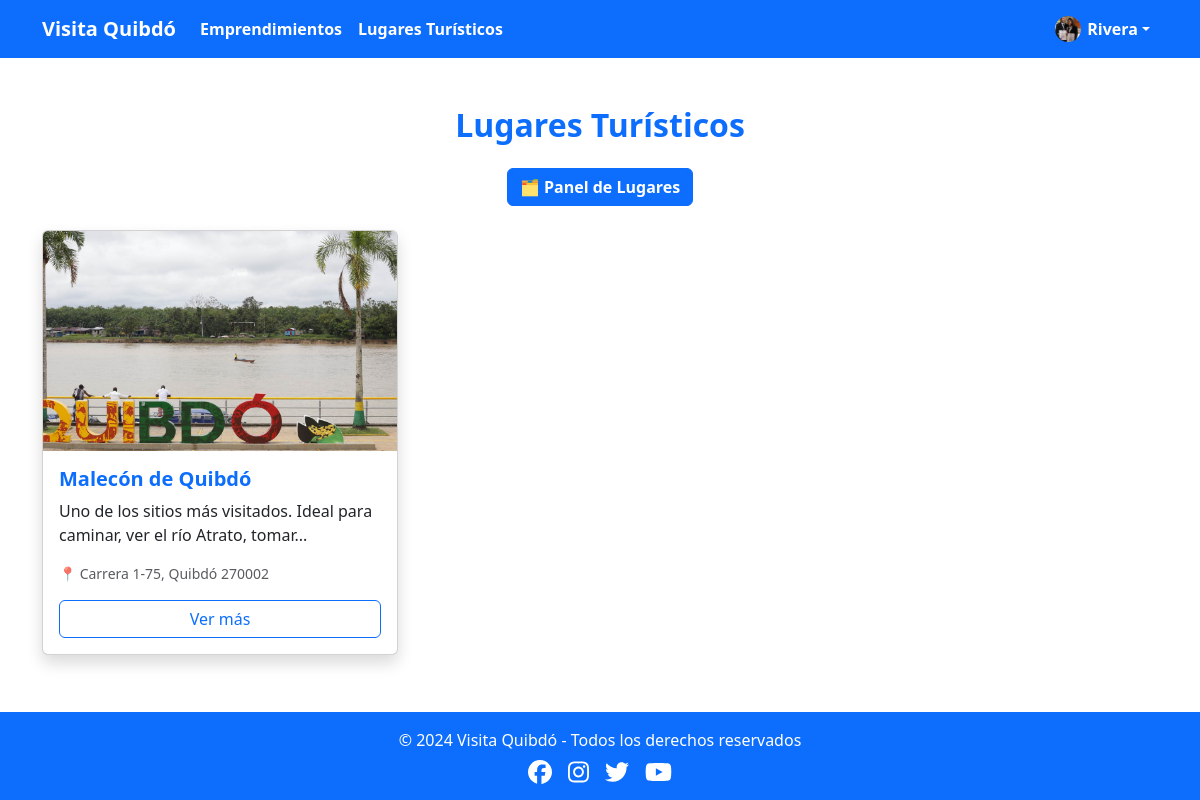
Screenshot of /lugares.php (signed in) with the database file from the repository.
### tables this page shows
CREATE TABLE `lugares_turisticos` (
  `id` int(11) NOT NULL,
  `nombre` varchar(200) NOT NULL,
  `descripcion` text NOT NULL,
  `direccion` varchar(255) DEFAULT NULL,
  `latitud` decimal(10,8) NOT NULL,
  `longitud` decimal(11,8) NOT NULL,
  `imagen` varchar(255) DEFAULT NULL
);

### lugares.php (the view, shortened to what this page needs)
<?php
$conexion = new mysqli("localhost", "root", "", "visita_quibdo");
$sql = "SELECT * FROM lugares_turisticos ORDER BY id DESC";
$resultado = $conexion->query($sql);
?>
<?php include("includes/navbar.php"); ?>
<!DOCTYPE html>
<html lang="es">
<head>
    <link href="https://cdn.jsdelivr.net/npm/bootstrap@5.3.3/dist/css/bootstrap.min.css" rel="stylesheet">
</head>
<body>
<div class="container mt-5">
    <h2 class="text-primary fw-bold mb-4 text-center">Lugares Turísticos</h2>
    <?php if (isset($_SESSION["rol"]) && $_SESSION["rol"] === "admin"): ?>
        <div class="d-flex justify-content-center gap-3 mb-4">
            <a href="panel_lugares.php" class="btn btn-primary fw-semibold">
                🗂️ Panel de Lugares
            </a>
        </div>
    <?php endif; ?>
    <div class="row">
        <?php if ($resultado->num_rows > 0): ?>
            <?php while ($lugar = $resultado->fetch_assoc()): ?>
                <div class="col-md-4 mb-4">
                    <div class="card shadow h-100">
                        <?php if (!empty($lugar["imagen"])): ?>
                            <img src="<?php echo $lugar["imagen"]; ?>"
                                 class="card-img-top" style="height: 220px; object-fit: cover;">
                        <?php else: ?>
                            <img src="https://via.placeholder.com/400x220?text=Sin+Imagen"
                                 class="card-img-top">
                        <?php endif; ?>
                        <div class="card-body">
                            <h5 class="card-title text-primary fw-bold">
                                <?php echo $lugar["nombre"]; ?>
                            </h5>
                            <p class="card-text">
                                <?php echo substr($lugar["descripcion"], 0, 80) . "..."; ?>
                            </p>
                            <p class="text-muted small">
                                📍 <?php echo $lugar["direccion"] ?: "Dirección no disponible"; ?>
                            </p>
                            <a href="ver_lugar.php?id=<?php echo $lugar['id']; ?>" class="btn btn-outline-primary w-100">
                                Ver más
                            </a>
                        </div>
                    </div>
                </div>
            <?php endwhile; ?>
        <?php else: ?>
            <p class="text-center text-muted">No hay lugares registrados aún.</p>
        <?php endif; ?>
    </div>
</div>
<?php include("includes/footer.php"); ?>
</body>
</html>

### styles.css (style rules this page uses)
html, body { height: 100%; margin: 0; padding: 0; }
body { display: flex; flex-direction: column; }

### rows the page displays
lugares_turisticos: imagen (picture), nombre "Malecón de Quibdó", descripcion "Uno de los sitios más visitados. Ideal para caminar, ver el río Atrato, tomar", direccion "Carrera 1-75, Quibdó 270002"

### other values shown
$_SESSION["nombre"] "Rivera"
